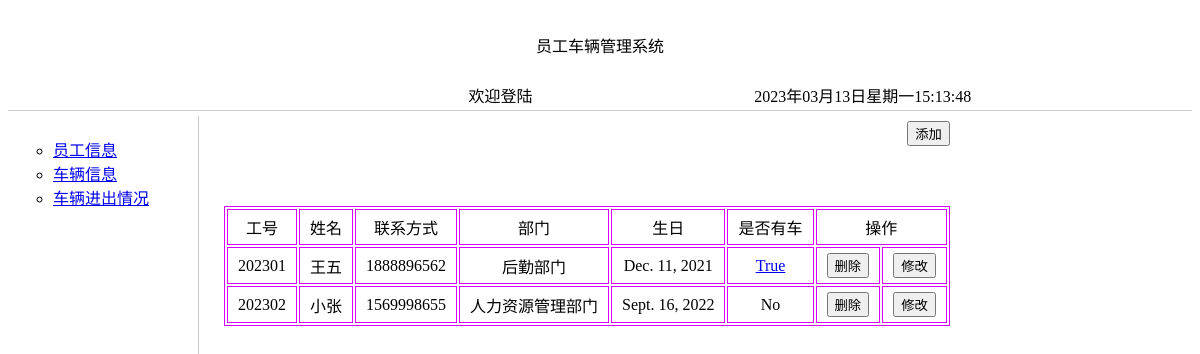
Page /showEmployee/ on the earlier database version.
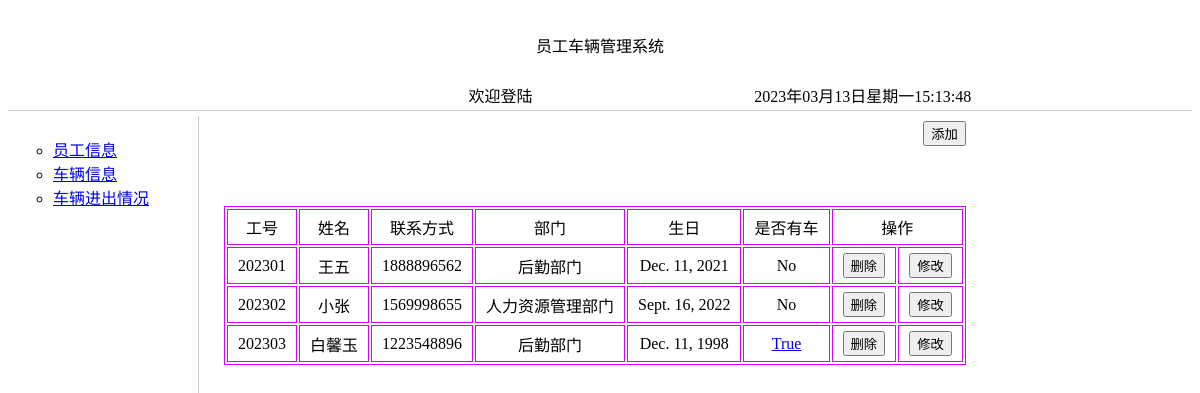
Same page on the later database version.
### ecar/models.py (models this page shows)
class Employee(models.Model):
    sid = models.IntegerField(primary_key=True) #employee number
    name = models.CharField(max_length=20)
    phone = models.CharField(max_length=50)
    department = models.CharField(max_length=20)
    birthday = models.DateField()

### ecar/EmployeeOperation.py (the view)
# urls.py: path('showEmployee/', EmployeeOperation.show),
def show(request):
    employeeall = Employee.objects.all()
    for employee in employeeall:
        ifcar = list(Car.objects.filter(user_id=employee.sid)) #返回在车辆信息表里是否有该员工信息，若有则为该员工添加属性
        if ifcar: #若员工存在对应车辆信息
            employee.ifcar = True
        else:
            employee.ifcar = False
    return render(request, 'showemployee.html', {'employeeall': employeeall})

### templates/showemployee.html (shortened to what this page needs)
<!DOCTYPE html>
<html lang="en">
<head>
</head>
<!DOCTYPE HTML>
<html>
<head>
</head>
<body>
<div class="page">
    <div class="header">
        <div id="title">
            <table width="100%">
                <tr>
                    <td height="68" colspan="4" align="center">员工车辆管理系统</td>
                </tr>
                <tr>
                    <td width="40%" align="right">
                        <marquee>
                            欢迎登陆
                        </marquee>
                    </td>
                    <td width="50%" align="center"><span id="show"></span></td>
                </tr>
            </table>
        </div>
    </div>
    <div class="MainContainer">
        <div class="sidebar">
            <ul type="circle">
                <li>
                    <a href="/showEmployee/" target="right">员工信息</a></li>
                <li>
                    <a href="/showCar/" target="right">车辆信息</a></li>
                <li>
                    <a href="/showRecord/" target="right">车辆进出情况</a></li>
            </ul>
        </div>
        <div id="main" class="main">
            <div align="right">
                <button onclick="window.location.href='/addEmployee/'">添加</button>
            </div>
            <table>
                <tbody>
                <tr>
                    <td>工号</td>
                    <td>姓名</td>
                    <td>联系方式</td>
                    <td>部门</td>
                    <td>生日</td>
                    <td>是否有车</td>
                    <td colspan="2">操作</td>
                </tr>
                {% for i in employeeall %}
                    <tr>
                        <td>{{ i.sid }}</td>
                        <td>{{ i.name }}</td>
                        <td>{{ i.phone }}</td>
                        <td>{{ i.department }}</td>
                        <td>{{ i.birthday }}</td>
                        <td>{% if i.ifcar %}
                            <a href="/findcar/{{ i.sid }}">True</a>
                        {% else %}
                            No
                        {% endif %}
                        </td>
                        <td>
                            <button onclick="window.location.href='/deleteEmployee/{{ i.sid }}'">删除</button>
                        </td>
                        <td>
                            <button onclick="window.location.href='/editEmployee/{{ i.sid }}'">修改</button>
                        </td>
                    </tr>
                {% endfor %}
                </tbody>
            </table>
        </div>
    </div>
</div>
</body>
</html>

Differences in the rows shown:
computed for Employee "王五": text "True" → "No"
added Employee: sid "202303", name "白馨玉", phone "1223548896", department "后勤部门", birthday "Dec. 11, 1998"
